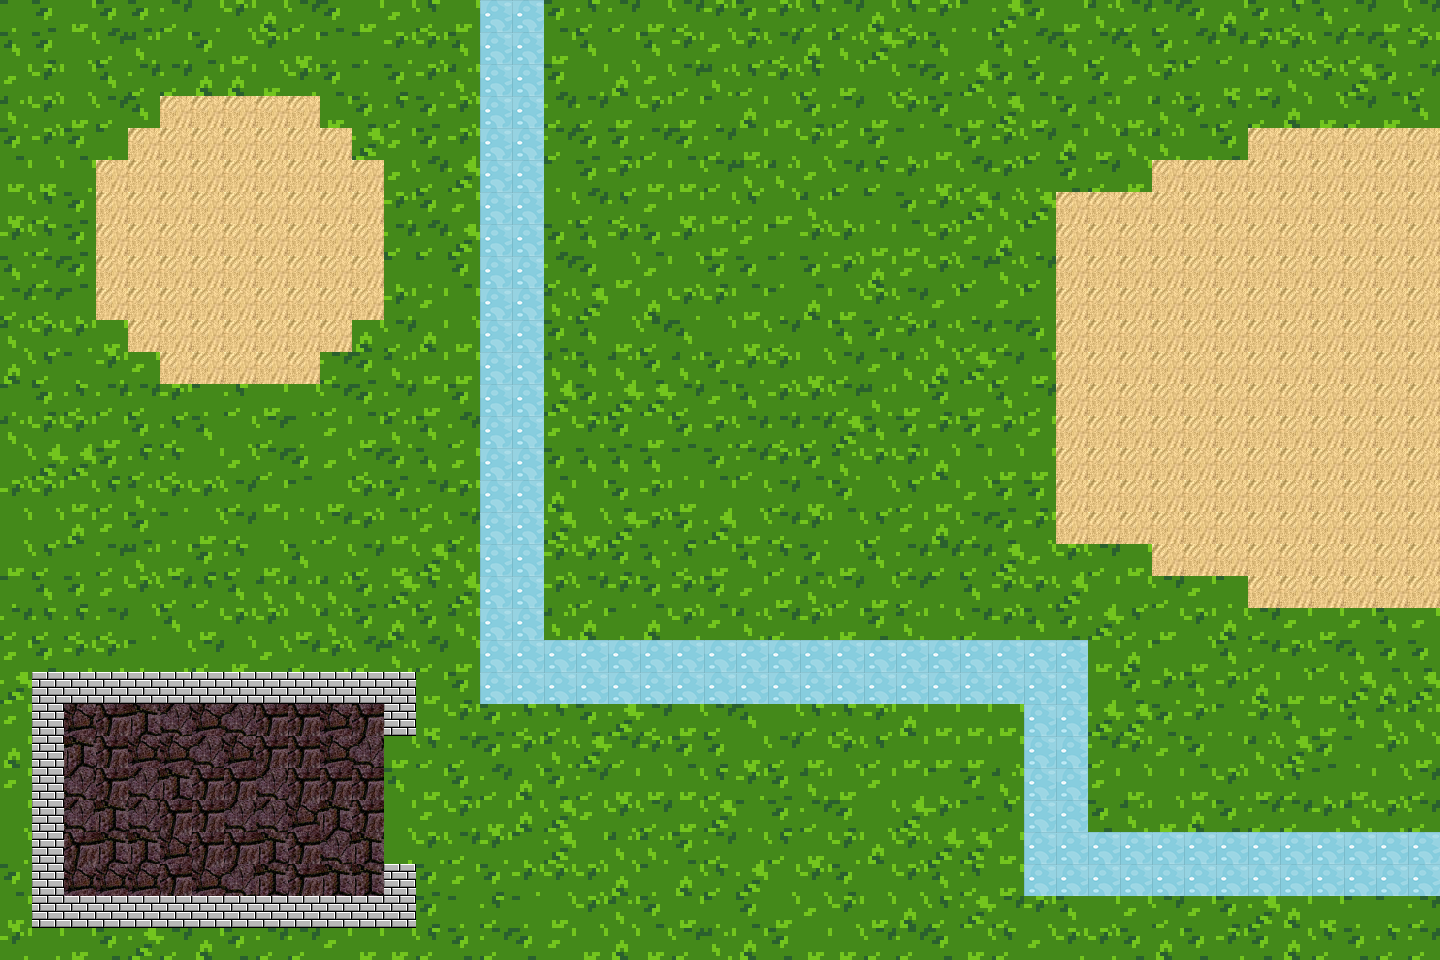

Rendered tile map (Tiled .tmx) drawn with the repository's tilesets; below, a short description and the map source with its tile grids summarised:
An orthogonal 45x30 tile map with 32x32 px tiles, 1 tile layer (Tile Layer 1), 5 tilesets.

<map version="1.0" orientation="orthogonal" renderorder="right-down" width="45" height="30" tilewidth="32" tileheight="32" nextobjectid="1">
 <tileset firstgid="1" name="grass" tilewidth="32" tileheight="32" tilecount="64" columns="8">
  <image source="grass.png" width="256" height="256" />
  <terraintypes>
   <terrain name="grass" tile="0" />
  </terraintypes>
  <tile id="0" terrain="0,0,0,0" />
  <tile id="1" terrain="0,0,0,0" />
  <tile id="2" terrain="0,0,0,0" />
  <tile id="3" terrain="0,0,0,0" />
  <tile id="4" terrain="0,0,0,0" />
  <tile id="5" terrain="0,0,0,0" />
  <tile id="6" terrain="0,0,0,0" />
  <tile id="7" terrain="0,0,0,0" />
  <tile id="8" terrain="0,0,0,0" />
  <tile id="9" terrain="0,0,0,0" />
  <tile id="10" terrain="0,0,0,0" />
  <tile id="11" terrain="0,0,0,0" />
  <tile id="12" terrain="0,0,0,0" />
  <tile id="13" terrain="0,0,0,0" />
  <tile id="14" terrain="0,0,0,0" />
  <tile id="15" terrain="0,0,0,0" />
  <tile id="16" terrain="0,0,0,0" />
  <tile id="17" terrain="0,0,0,0" />
  <tile id="18" terrain="0,0,0,0" />
  <tile id="19" terrain="0,0,0,0" />
  <tile id="20" terrain="0,0,0,0" />
  <tile id="21" terrain="0,0,0,0" />
  <tile id="22" terrain="0,0,0,0" />
  <tile id="23" terrain="0,0,0,0" />
  <tile id="24" terrain="0,0,0,0" />
  <tile id="25" terrain="0,0,0,0" />
  <tile id="26" terrain="0,0,0,0" />
  <tile id="27" terrain="0,0,0,0" />
  <tile id="28" terrain="0,0,0,0" />
  <tile id="29" terrain="0,0,0,0" />
  <tile id="30" terrain="0,0,0,0" />
  <tile id="31" terrain="0,0,0,0" />
  <tile id="32" terrain="0,0,0,0" />
  <tile id="33" terrain="0,0,0,0" />
  <tile id="34" terrain="0,0,0,0" />
  <tile id="35" terrain="0,0,0,0" />
  <tile id="36" terrain="0,0,0,0" />
  <tile id="37" terrain="0,0,0,0" />
  <tile id="38" terrain="0,0,0,0" />
  <tile id="39" terrain="0,0,0,0" />
  <tile id="40" terrain="0,0,0,0" />
  <tile id="41" terrain="0,0,0,0" />
  <tile id="42" terrain="0,0,0,0" />
  <tile id="43" terrain="0,0,0,0" />
  <tile id="44" terrain="0,0,0,0" />
  <tile id="45" terrain="0,0,0,0" />
  <tile id="46" terrain="0,0,0,0" />
  <tile id="47" terrain="0,0,0,0" />
  <tile id="48" terrain="0,0,0,0" />
  <tile id="49" terrain="0,0,0,0" />
  <tile id="50" terrain="0,0,0,0" />
  <tile id="51" terrain="0,0,0,0" />
  <tile id="52" terrain="0,0,0,0" />
  <tile id="53" terrain="0,0,0,0" />
  <tile id="54" terrain="0,0,0,0" />
  <tile id="55" terrain="0,0,0,0" />
  <tile id="56" terrain="0,0,0,0" />
  <tile id="57" terrain="0,0,0,0" />
  <tile id="58" terrain="0,0,0,0" />
  <tile id="59" terrain="0,0,0,0" />
  <tile id="60" terrain="0,0,0,0" />
  <tile id="61" terrain="0,0,0,0" />
  <tile id="62" terrain="0,0,0,0" />
  <tile id="63" terrain="0,0,0,0" />
 </tileset>
 <tileset firstgid="65" name="sand" tilewidth="32" tileheight="32" tilecount="10000" columns="100">
  <image source="sand.png" width="3200" height="3200" />
  <terraintypes>
   <terrain name="sand" tile="100" />
  </terraintypes>
  <tile id="100" terrain="0,0,0,0" />
 </tileset>
 <tileset firstgid="10065" name="brick" tilewidth="32" tileheight="32" tilecount="4" columns="2">
  <image source="brick.png" width="64" height="64" />
  <terraintypes>
   <terrain name="brick" tile="0" />
  </terraintypes>
  <tile id="0" terrain="0,0,0,0" />
 </tileset>
 <tileset firstgid="10069" name="ground" tilewidth="32" tileheight="32" tilecount="64" columns="8">
  <image source="ground.png" width="256" height="256" />
  <terraintypes>
   <terrain name="ground" tile="0" />
  </terraintypes>
  <tile id="0" terrain="0,0,0,0" />
  <tile id="1" terrain="0,0,0,0" />
  <tile id="8" terrain="0,0,0,0" />
  <tile id="9" terrain="0,0,0,0" />
 </tileset>
 <tileset firstgid="10133" name="water" tilewidth="32" tileheight="32" tilecount="16" columns="4">
  <image source="water.png" width="128" height="128" />
  <terraintypes>
   <terrain name="water" tile="0" />
  </terraintypes>
  <tile id="0" terrain="0,0,0,0" />
 </tileset>
 <layer name="Tile Layer 1" width="45" height="30">
  <data>[1350 cells, 1350 non-empty, 71 distinct tile ids]</data>
 </layer>
</map>
